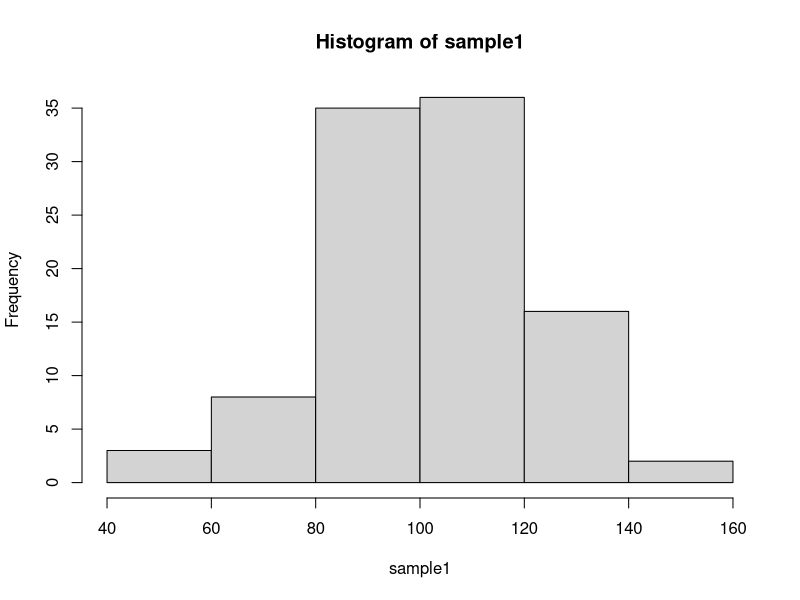
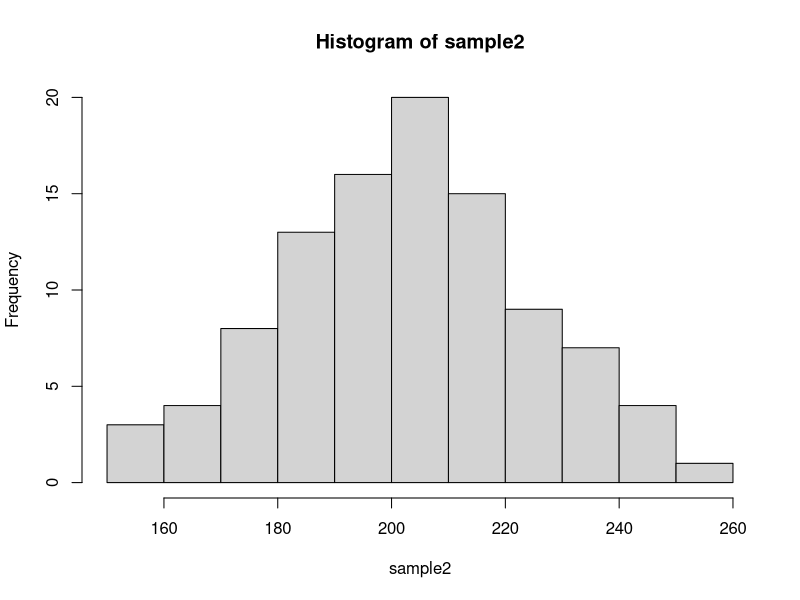
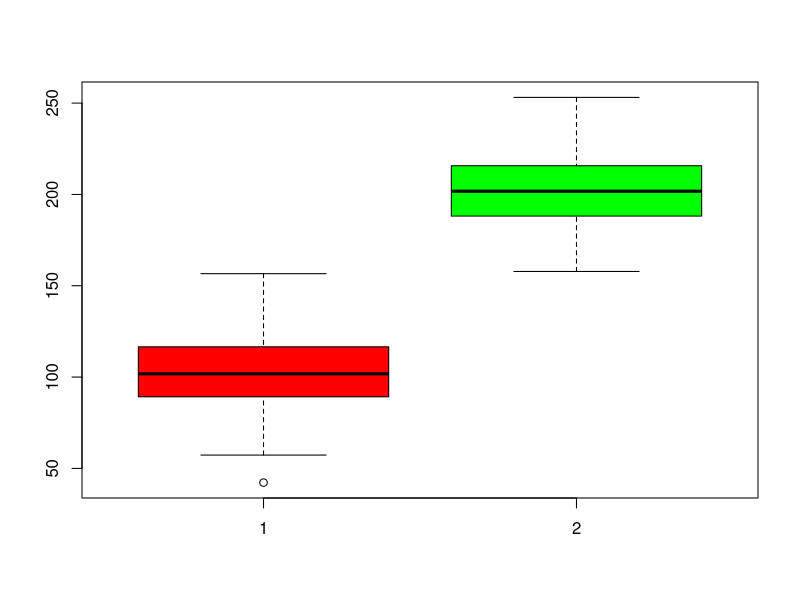

R code for these plots, in order:
sample1 <- rnorm(100,100,20)
sample2 <- rnorm(100,200,20)
hist(sample1)
hist(sample2)
res <- t.test(sample1,sample2)
res
boxplot(sample1,sample2,col=c("red","green"))
summary(sample1)
summary(sample2)
sessionInfo()